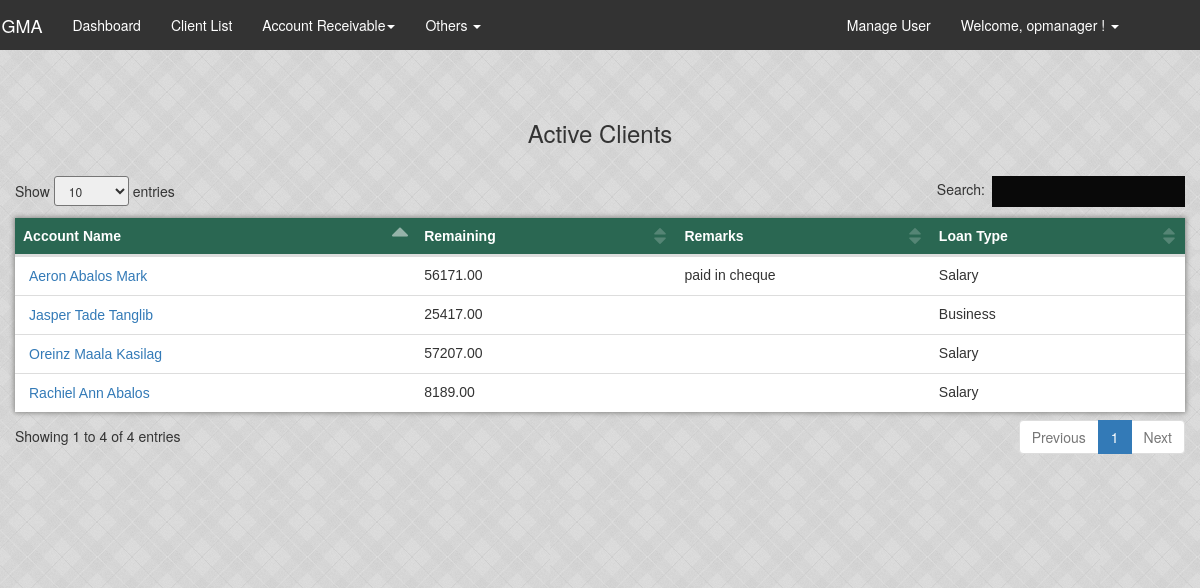
Page /html/SORActiveAccount.php (signed in) on the committed database.
### tables this page shows
CREATE TABLE `loan` (
  `loan_id` int(11) NOT NULL AUTO_INCREMENT,
  `loan_balance` int(11) DEFAULT '0',
  `date_booked` date NOT NULL,
  `maturity_date` date NOT NULL,
  `client_id` int(11) NOT NULL,
  `bi_monthly` int(11) DEFAULT '0',
  `interest_rate` int(11) DEFAULT '0',
  `loan_class` varchar(45) NOT NULL,
  `original_amount` decimal(65,2) DEFAULT '0.00',
  `insurance` int(11) DEFAULT '0',
  `delinquent_status` enum('Active','Inactive','Legal') DEFAULT 'Active',
  `loan_type` enum('Salary','Business') NOT NULL,
  `loan_remarks` varchar(120) DEFAULT NULL,
  `loan_status` enum('Normal','Restructured','Remove') DEFAULT 'Normal',
  PRIMARY KEY (`loan_id`),
  KEY `fk_clientid_loan_idx` (`client_id`),
  CONSTRAINT `fk_clientid_loan` FOREIGN KEY (`client_id`) REFERENCES `client` (`client_id`) ON DELETE CASCADE ON UPDATE CASCADE
);

CREATE TABLE `client` (
  `client_id` int(11) NOT NULL AUTO_INCREMENT,
  `first_name` varchar(45) NOT NULL,
  `middle_name` varchar(45) NOT NULL,
  `last_name` varchar(45) NOT NULL,
  `name_of_spouse` varchar(45) DEFAULT NULL,
  `present_address` varchar(100) NOT NULL,
  `contact_no` varchar(45) NOT NULL,
  `requested_amount` int(11) DEFAULT '0',
  `registered_status` enum('Pending','Approved','Denied') NOT NULL DEFAULT 'Pending',
  `registered_date` date NOT NULL,
  `business_address` varchar(100) NOT NULL,
  `name_of_firm` varchar(60) NOT NULL,
  `employment` enum('Employed','Own Business') NOT NULL,
  `position` varchar(60) NOT NULL,
  PRIMARY KEY (`client_id`)
);

### html/SORActiveAccount.php (the view, shortened to what this page needs)
<?php
  include 'navigation.php';
?>
 <!DOCTYPE html>
 <html>
      <head>
          <link rel="stylesheet" href="css/w3.css">
          <link rel="stylesheet" type="text/css" href="css/table.css">
          <link rel="stylesheet" type="text/css" href="css/custom.css">
          <link rel="stylesheet" type="text/css" href="css/modal.css">
          <link rel="stylesheet" type="text/css" href="css/style.css">
          <link rel="stylesheet" type="text/css" href="css/search.css">
          <link rel="stylesheet" type="text/css" href="css/notification.css">
          <link rel="stylesheet" type="text/css" href="css/bootstrap.min2.css">
          <link rel="stylesheet" type="text/css" href="css/navigation.css">
          <link rel="stylesheet" type="text/css" href="css/navigation2.css">
          <link rel="stylesheet" type="text/css" href="css/dashboard.css">
          <link rel="stylesheet" type="text/css" href="css/dataTables.bootstrap.min.css" />
      </head>
      <body>
        <nav id="myNavbar" class="navbar nav-color" role="navigation">
            <div class="container">
                <div class="navbar-header">
                    <a class="navbar-brand" href="dashboard.php">SIGMA</a>
                </div>
                <div class="collapse navbar-collapse" id="bs-example-navbar-collapse-1">
                    <?php
                        echo navigate_it()
                    ?>
                    <ul class="nav navbar-nav navbar-right">
                    <?php
                      echo navigate_right();
                      ?>
                    </ul>
                </div>
            </div>
        </nav>
           <div class="container pad-1">
                <h3 align="center">Active Clients</h3>
                <br />
                     <table id="employee_data" class="table">
                          <thead>
                               <tr class="my-bg text-white">
                                    <th>Account Name</th>
                                    <th>Remaining</th>
                                    <th>Remarks</th>
                                    <th>Loan Type</th>
                               </tr>
                          </thead>
                          <?php
                          include 'Include/connection.php';
                             $query ="SELECT * from client
                                inner join loan on client.client_id = loan.client_id
                                WHERE registered_status='Approved' AND loan_status!='Remove'
                                AND maturity_date >= (select curdate()) group by loan.loan_id;";
                             $result = mysqli_query($conn, $query);
                          while($row = mysqli_fetch_array($result))
                            {
                              $id = $row['loan_id'];
                              $sqlForRemain = "SELECT (loan_balance+COALESCE(SUM(fines),0)+COALESCE(SUM(interest),0)-COALESCE((SUM(amount_paid)),0)) as rb FROM payment JOIN payment_info ON payment_info.payment_id = payment.payment_id JOIN loan ON payment.loan_id=loan.loan_id WHERE status='updated' && payment.loan_id=$id";
                                  $rowRemain = mysqli_fetch_assoc(mysqli_query($conn,$sqlForRemain));
                                  $remaining = $rowRemain['rb'];
                                  $remarks= $row['loan_remarks'];
                                  $remarking = htmlspecialchars($remarks);
                                  $first_name = htmlspecialchars($row["first_name"]);
                                  $middle_name = htmlspecialchars($row["middle_name"]);
                                  $last_name = htmlspecialchars($row["last_name"]);
                                  if ($remaining > '0') {
                                    echo '
                                          <tr id='. $row['loan_id'] .'>
                                              <td>
                                                 <form class="pull-left" name="secret" method="post" action="search.php">
                                                  <a href="#" onclick="document.forms["secret"].submit();"><button style="background: transparent; border: none; outline: none;">'.$first_name.' '.$middle_name.' '.$last_name.'</button>&nbsp&nbsp</a>
                                                  <input type="hidden" name="loan_id" value='.$row["loan_id"].'>
                                                  </form>
                                              </td>
                                              <td>'.$remaining.'</td>
                                              <td data-target="remarks">'.$remarking.'</td>
                                              <td>'.$row["loan_type"].'</td>
                                          </tr>';
                                    }
                                }
                          ?>
                     </table>
          </div>
      </body>
 </html>

### html/css/w3.css (style rules this page uses)
html { box-sizing:border-box }
*,*:before,*:after { box-sizing:inherit }
html { -ms-text-size-adjust:100%;-webkit-text-size-adjust:100% }
body { margin:0 }
article,aside,details,figcaption,figure,footer,header,main,menu,nav,section,summary { display:block }
a { background-color:transparent;-webkit-text-decoration-skip:objects }
button,input,select,textarea { font:inherit;margin:0 }
button,input { overflow:visible }
button,select { text-transform:none }
button,html [type=button],[type=reset],[type=submit] { -webkit-appearance:button }
html,body { font-family:Verdana,sans-serif;font-size:15px;line-height:1.5 }
html { overflow-x:hidden }
h3 { font-size:24px }
h1,h2,h3,h4,h5,h6 { font-family:"Segoe UI",Arial,sans-serif;font-weight:400;margin:10px 0 }
a { color:inherit }

### html/css/table.css (style rules this page uses)
table { font-family: arial, sans-serif; border-collapse: collapse; width: 100%; }
.table { background-color: white!important; box-shadow: 0px 0px 5px 1px #888886!important; }
td, th { text-align: left; padding: 8px; }

### html/css/custom.css (style rules this page uses)
body { background-image: url("../img/cement2.jpg") !important; }
.text-white { color: white!important; }
.my-bg { background-color:#2a6752; }
a { text-decoration: none; }
table.dataTable thead .sorting_asc:after { content: "\e155"; }

### html/css/navigation.css (style rules this page uses)
.navbar-brand { color: #ffffff; }
.nav-color { background-color: #333; }
.navbar { border-radius: none !important; }

### html/css/navigation2.css (style rules this page uses)
.navbar-header { margin-left:-4%!important; }
.navbar-right { margin-right:21px; }
.text-white { color:#fff; }
.navbar { border:none; border-radius: 0px; position: fixed; width: 100%; z-index: 3; }

### html/css/dashboard.css (style rules this page uses)
.pad-1 { padding: 10rem 0 10rem 0; }

### rows in the picture
loan: client.first_name "Aeron", client.middle_name "Abalos", client.last_name "Mark", remaining "56171.00", loan_remarks "paid in cheque", loan_type "Salary"
loan: client.first_name "Oreinz", client.middle_name "Maala", client.last_name "Kasilag", remaining "57207.00", loan_type "Salary"
loan: client.first_name "Jasper", client.middle_name "Tade", client.last_name "Tanglib", remaining "25417.00", loan_type "Business"
loan: client.first_name "Rachiel", client.middle_name "Ann", client.last_name "Abalos", remaining "8189.00", loan_type "Salary"

### other values in the picture
$username "opmanager"
